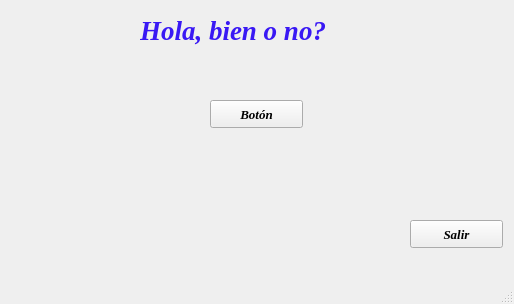
<?xml version="1.0" encoding="UTF-8"?>
<ui version="4.0">
 <class>MainWindow</class>
 <widget class="QMainWindow" name="MainWindow">
  <property name="geometry">
   <rect>
    <x>0</x>
    <y>0</y>
    <width>514</width>
    <height>304</height>
   </rect>
  </property>
  <property name="windowTitle">
   <string>MainWindow</string>
  </property>
  <widget class="QWidget" name="centralwidget">
   <widget class="QLabel" name="label">
    <property name="geometry">
     <rect>
      <x>140</x>
      <y>10</y>
      <width>231</width>
      <height>41</height>
     </rect>
    </property>
    <property name="palette">
     <palette>
      <active>
       <colorrole role="WindowText">
        <brush brushstyle="SolidPattern">
         <color alpha="255">
          <red>57</red>
          <green>24</green>
          <blue>244</blue>
         </color>
        </brush>
       </colorrole>
       <colorrole role="Text">
        <brush brushstyle="SolidPattern">
         <color alpha="255">
          <red>0</red>
          <green>0</green>
          <blue>0</blue>
         </color>
        </brush>
       </colorrole>
       <colorrole role="PlaceholderText">
        <brush brushstyle="SolidPattern">
         <color alpha="128">
          <red>0</red>
          <green>0</green>
          <blue>0</blue>
         </color>
        </brush>
       </colorrole>
      </active>
      <inactive>
       <colorrole role="WindowText">
        <brush brushstyle="SolidPattern">
         <color alpha="255">
          <red>57</red>
          <green>24</green>
          <blue>244</blue>
         </color>
        </brush>
       </colorrole>
       <colorrole role="Text">
        <brush brushstyle="SolidPattern">
         <color alpha="255">
          <red>0</red>
          <green>0</green>
          <blue>0</blue>
         </color>
        </brush>
       </colorrole>
       <colorrole role="PlaceholderText">
        <brush brushstyle="SolidPattern">
         <color alpha="128">
          <red>0</red>
          <green>0</green>
          <blue>0</blue>
         </color>
        </brush>
       </colorrole>
      </inactive>
      <disabled>
       <colorrole role="WindowText">
        <brush brushstyle="SolidPattern">
         <color alpha="255">
          <red>120</red>
          <green>120</green>
          <blue>120</blue>
         </color>
        </brush>
       </colorrole>
       <colorrole role="Text">
        <brush brushstyle="SolidPattern">
         <color alpha="255">
          <red>120</red>
          <green>120</green>
          <blue>120</blue>
         </color>
        </brush>
       </colorrole>
       <colorrole role="PlaceholderText">
        <brush brushstyle="SolidPattern">
         <color alpha="128">
          <red>0</red>
          <green>0</green>
          <blue>0</blue>
         </color>
        </brush>
       </colorrole>
      </disabled>
     </palette>
    </property>
    <property name="font">
     <font>
      <family>Times New Roman</family>
      <pointsize>20</pointsize>
      <weight>75</weight>
      <italic>true</italic>
      <bold>true</bold>
      <underline>false</underline>
      <strikeout>false</strikeout>
      <kerning>true</kerning>
     </font>
    </property>
    <property name="text">
     <string>Hola, bien o no?</string>
    </property>
   </widget>
   <widget class="QPushButton" name="Boton">
    <property name="geometry">
     <rect>
      <x>210</x>
      <y>100</y>
      <width>93</width>
      <height>28</height>
     </rect>
    </property>
    <property name="font">
     <font>
      <family>Times New Roman</family>
      <pointsize>10</pointsize>
      <weight>75</weight>
      <italic>true</italic>
      <bold>true</bold>
     </font>
    </property>
    <property name="text">
     <string>Botón</string>
    </property>
   </widget>
   <widget class="QPushButton" name="Salir">
    <property name="geometry">
     <rect>
      <x>410</x>
      <y>220</y>
      <width>93</width>
      <height>28</height>
     </rect>
    </property>
    <property name="font">
     <font>
      <family>Times New Roman</family>
      <pointsize>10</pointsize>
      <weight>75</weight>
      <italic>true</italic>
      <bold>true</bold>
     </font>
    </property>
    <property name="text">
     <string>Salir</string>
    </property>
   </widget>
  </widget>
  <widget class="QMenuBar" name="menubar">
   <property name="geometry">
    <rect>
     <x>0</x>
     <y>0</y>
     <width>514</width>
     <height>26</height>
    </rect>
   </property>
  </widget>
  <widget class="QStatusBar" name="statusbar"/>
 </widget>
 <resources/>
 <connections/>
</ui>
